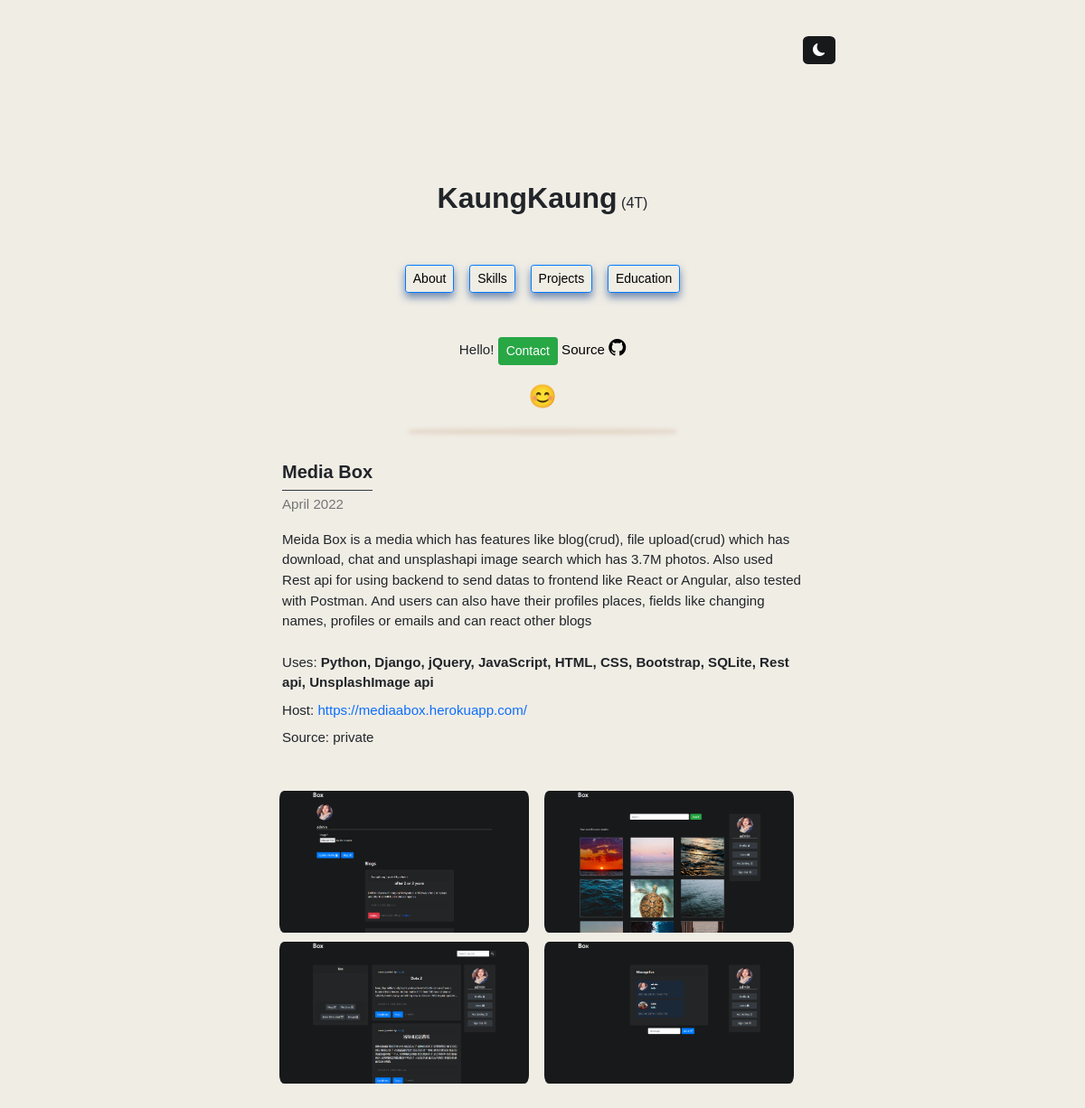
Page /project2/1 on the earlier database version.
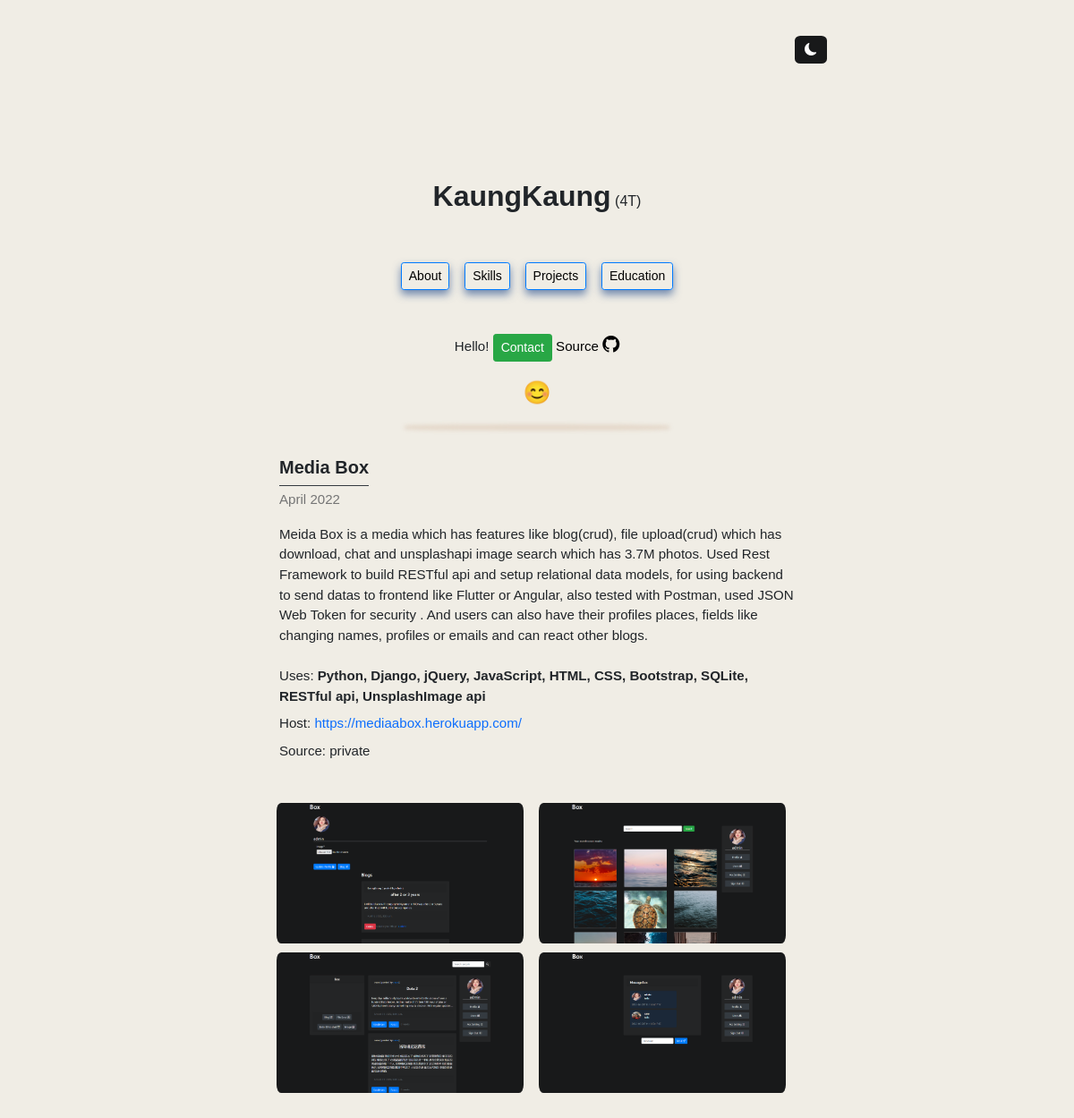
Same page on the later database version.
### display/models.py (models this page shows)
class Project(models.Model):
    title = models.CharField(max_length=225)
    image = models.ImageField(upload_to='project_image')
    uses = models.CharField(max_length=255)
    description = models.TextField()
    schoolp = models.CharField(max_length=255, blank=True, null=True)
    url = models.URLField(max_length=255, blank=True, null=True)
    source_code = models.URLField(max_length=255, blank=True, null=True)
    image2 = models.ImageField(upload_to='project_image', null=True, blank=True)
    image3 = models.ImageField(upload_to='project_image', null=True, blank=True)
    image4 = models.ImageField(upload_to='project_image', null=True, blank=True)
    date = models.CharField(null=True, blank=True, max_length=255)

### display/views.py (the view)
def project2(request, pk):
    p = Project.objects.get(id=pk)
    return render(request, "project2.html",
                  {"project": p})

### template/project2.html
{% extends 'main.html' %}
{% block content %}
{% include 'chain.html' %}
{% load static %}
<link rel="stylesheet" href="{% static 'style.css' %}">
{% include 'profile.html' %}
<div style="height:10px;"></div>
<div class="box1" style="height:1px;border-radius: 50%;margin:auto;max-width:290px;"></div>
<div style="height:42px;"></div>
<body>
<div class="context" style="width:48%;">
        <div class="about" style="margin:auto;max-width:590px;">
            <div style="margin:auto;font-size:15.1px;">
        {% if project.title == "Secure Coding" %}
                  <h5><b>{{project.title}}</b></h5>
        <legend class="border-bottom border-dark mb-1" style="width:160px;"></legend>
                {% else %}
            <h5><b>{{project.title}}</b></h5>
        <legend class="border-bottom border-dark mb-1" style="width:100px;"></legend>
            {% endif %}
        <p class="word">{{ project.date }}</p>
        <p style="white-space: pre-line;">{{ project.description }}
            <label>Uses: <b>{{ project.uses }}</b></label>{% if project.url %}
            <label>Host: <a class="plink" target="_blank" href="{{ project.url }}">{{ project.url }}</a></label>{% else %}
            <label>Host: Unavailable</label>{% endif %}{% if project.source_code %}
            <label>SouceCode: <a class="plink" href="{{ project.source_code }}">{{ project.source_code }}</a></label>{% else %}
            <label>Source: private</label>{% endif %}
            </p><br>
                <div class="row" style="max-width:590px;">
                <img src="{{project.image2.url}}" style="margin-bottom:10px;margin-right:-7px;max-width:300px;max-height:180px;object-fit:cover;border-radius: 5.7%;">
                        <img src="{{project.image3.url}}" style="margin-bottom:10px;margin-right:-7px;max-width:300px;max-height:180px;object-fit:cover;border-radius:  5.7%;">
                    <img src="{{project.image.url}}" style="margin-bottom:10px;margin-right:-7px;max-width:300px;max-height:180px;object-fit:cover;border-radius:  5.7%;">
                        <img src="{{project.image4.url}}" style="margin-bottom:10px;margin-right:-7px;max-width:300px;max-height:180px;object-fit:cover;border-radius:  5.7%;">
                    </div>
            </div>
        </div>
    </div>
</body>
<footer style="height:180px;"></footer>
{% endblock %}

### template/main.html (shortened to what this page needs)
<!doctype html>
<html lang="en">
  <head>
    <link href="https://cdn.jsdelivr.net/npm/bootstrap@5.2.0-beta1/dist/css/bootstrap.min.css" rel="stylesheet">
  </head>
  <body>
        {% block content %}
        {% endblock %}
  </body>
</html>

### template/chain.html (shortened to what this page needs)
<link href="https://cdn.jsdelivr.net/npm/bootstrap@5.2.0-beta1/dist/css/bootstrap.min.css" rel="stylesheet">
<link rel="stylesheet" href="https://cdn.jsdelivr.net/npm/bootstrap@4.0.0/dist/css/bootstrap.min.css">

### template/profile.html (shortened to what this page needs)
{% extends 'main.html' %}
{% block content %}
{% include 'chain.html' %}
{% load static %}
<link rel="stylesheet" href="{% static 'style.css' %}">
<header style="width:54%;min-width:435px;margin:auto;position:sticky;z-index:100;top:0;">
    <button  class="bt btn-sm" onclick="darkmode()" style="float:right;position:relative;top:40px;">
                <span id="something"><i class="bi bi-moon-fill"></i></span>
    </button>
</header>
<div class="header2" style="height:200px;width:54%;min-width:430px;margin:auto;"></div>
<div>
<div class="context" style="width:auto;min-width:320px;">
<center>
        <h2 style="display:inline;font-family:;"><b>KaungKaung</b></h2>
    <label>(4T)</label>
    <br><br><br>
                        <ul class="nav justify-content-center" style="font-size:15.1px;">
                  <li class="nav-item">
                    <a class="pro1 animation2 na btn btn-sm btn-outline-primary " aria-current="page" href="/">About</a>
                  </li>&nbsp; &nbsp;&nbsp;
                  <li class="nav-item">
                    <a class="pro1 animation2 na btn btn-sm  btn-outline-primary " href="/skill">Skills</a>
                  </li>&nbsp; &nbsp;&nbsp;
                  <li class="nav-item">
                    <a class="pro1 animation2 na btn btn-sm  btn-outline-primary " href="/project">Projects</a>
                  </li>&nbsp; &nbsp;&nbsp;
                  <li class="nav-item">
                    <a class="pro1 animation2 na btn btn-sm  btn-outline-primary " href="/education">Education</a>
                  </li>
                </ul>
                    <br><br>
                    <p style="font-size:15.1px;">Hello! <a class="btn btn-sm btn-success" href="/#contact">Contact</a>
    <a href="https://github.com/kaungkaung4T/kaungkaung4T.github.io" target="_blank">Source <i class="bi bi-github" style="font-size: 19px;"></i></a>
                    </p>
                    <span class="animation3" style="font-size: 25px;">😊</span>
</center>
</div>
</div>
{% endblock %}

### static/style.css (style rules this page uses)
.context { margin: auto; width: 70%; }
.bt { color:white; background-color:#18191a; border-radius: 17%; transition: 0.3s; border: none; padding: 5px 11px; }
.na { color:black; }
body { background-color:#F0EDE5; margin: 0px auto; font-family: Tahoma,Verdana,Segoe,sans-serif; }
.word { color:#757575; }
a { color:black; text-decoration:none; }
.plink { color:#0d6efd; }
img { transition: .3s ease-in-out; }
.about { animation: transition 1.00s; }
.animation2 { transition: .3s; }
.animation3 { animation-name: ; animation-direction: alternate; animation-name: slidein; animation-duration: 1s; animation-iteration-count: infinite; }
html { scroll-behavior: smooth; }
.box1 { box-shadow: 0px 10px 4px 3px rgba(223, 207, 190,0.7); }
.pro1 { box-shadow: 0px 5px 10px 0px rgba(55, 91, 149,0.7); }

Differences in the rows shown:
changed Project "Media Box": description "…which has 3.7M photos. Also used Rest api for using backend to send datas to frontend like React or Angular, also tested with Postman. And users can also have their profiles places, fields like changing names, profiles or emails and can react other blogs" → "…which has 3.7M photos. Used Rest Framework to build RESTful api and setup relational data models, for using backend to send datas to frontend like Flutter or Angular, also tested with Postman, used JSON Web Token for security . And users can also have their profiles places, fields like changing names, profiles or emails and can react other blogs."; uses "Python, Django, jQuery, JavaScript, HTML, CSS, Bootstrap, SQLite, Rest api, UnsplashImage api" → "Python, Django, jQuery, JavaScript, HTML, CSS, Bootstrap, SQLite, RESTful api, UnsplashImage api"
